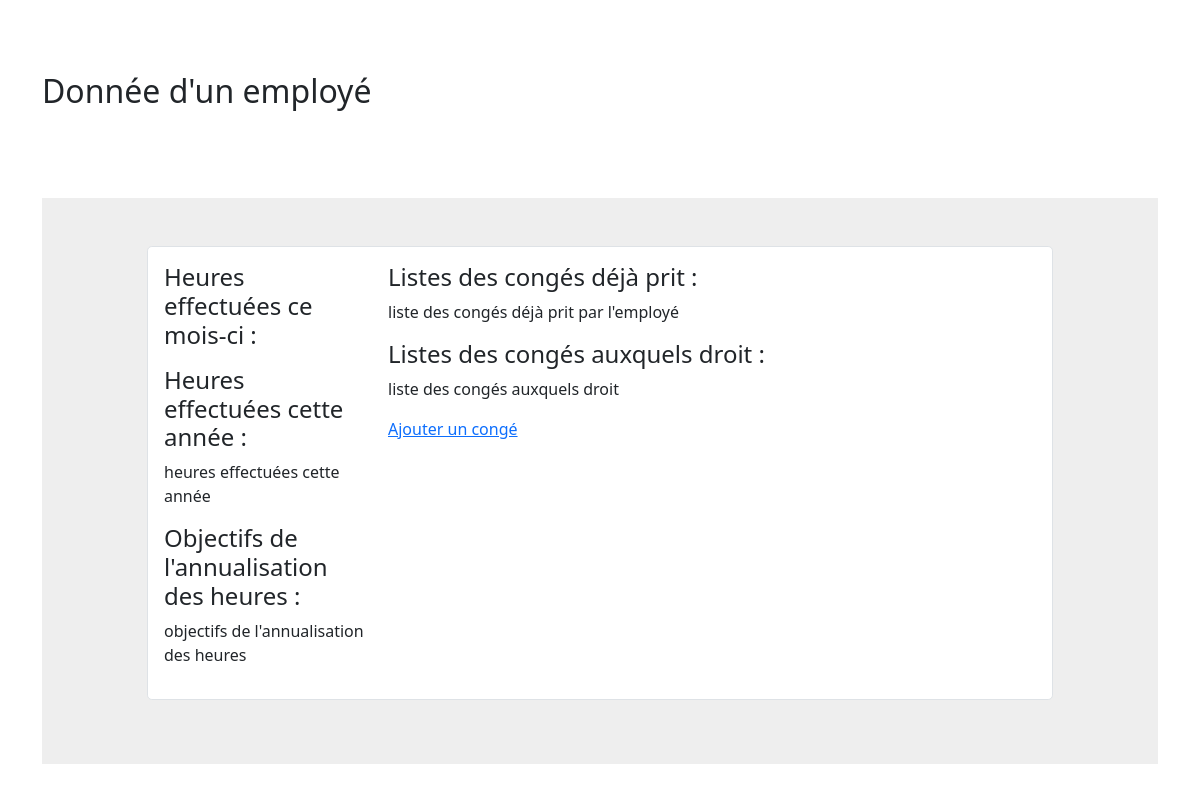
Page /DonneeEmploye.php on the earlier database version.
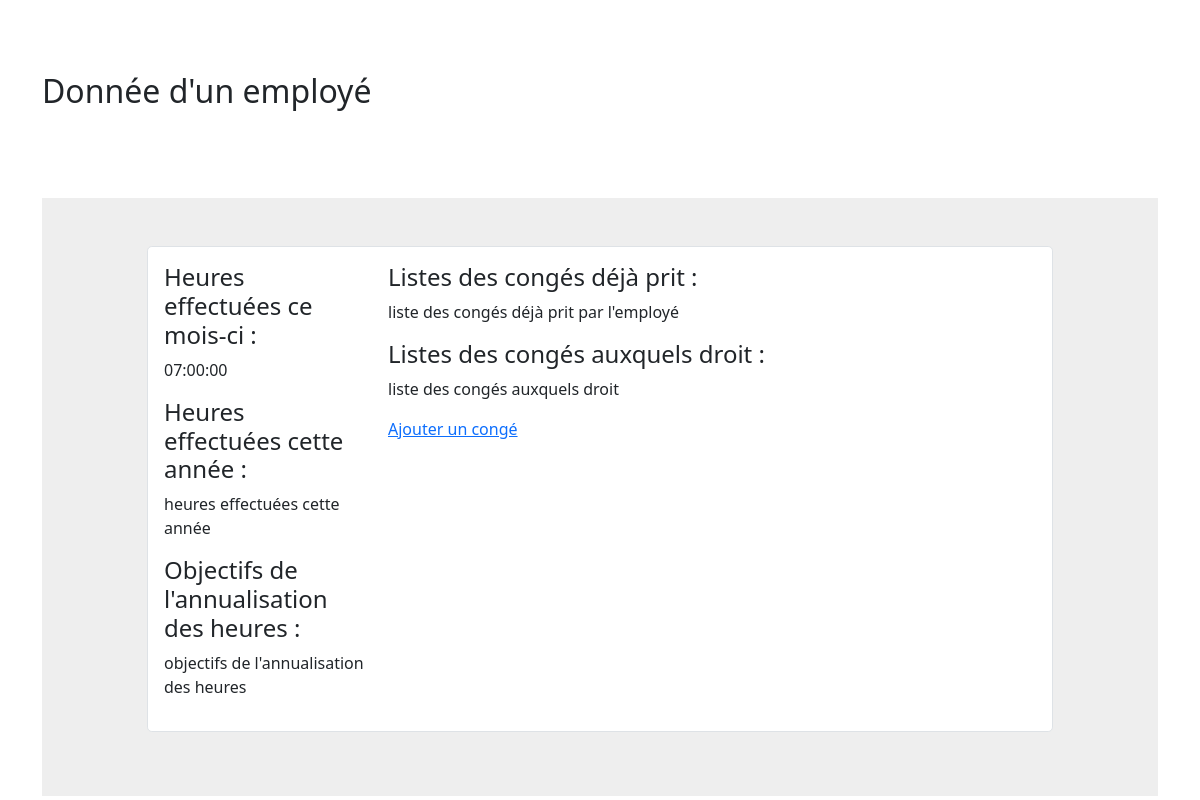
Same page on the later database version.
### tables this page shows
CREATE TABLE `heuresprevues` (
  `idHeure` int(11) NOT NULL,
  `mois` int(11) NOT NULL,
  `annee` year(4) NOT NULL,
  `heuresPrevues` time NOT NULL,
  `nbJoursAnnualisation` int(11) NOT NULL
);

### include/fonctions.php (called while the page is built, shortened)
<?php
function openDB()
{
    try {
        $BDD = new PDO("mysql:host=localhost; dbname=RescueRH;charset=utf8", "root", "", array(PDO::ATTR_ERRMODE => PDO::ERRMODE_EXCEPTION));
        return $BDD;
    } catch (Exception $e) {
        die('Erreur fatale : ' . $e->getMessage());
    }
}
?>

### DonneeEmploye.php (the view, shortened to what this page needs)
<?php
require_once('include/head.php');
include("include/fonctions.php");
require_once('include/head.php');
$mois = date('n');
$req2 = openDb()->prepare('select * from heuresprevues where mois=?');
$req2->execute(array($mois));
$heurePrevuesJours = $req2->fetch();
?>
<!DOCTYPE html>
<html lang="fr">
<body>
<div class="container">
<main class="mt-5 pt-4">
<h2>Donnée d'un employé</h2>
<br>
<br>
<br>
<section style="background-color: #eee;">
        <div class="container py-5">
                <div class="row justify-content-center mb-3">
                    <div class="col-md-12 col-xl-10">
                    <div class="card shadow-0 border rounded-3">
                    <div class="card-body">
                    <div class="row">
                    <div class="col-md-12 col-lg-3 col-xl-3 mb-4 mb-lg-0">
                        <h4>Heures effectuées ce mois-ci :</h4>
                        <p><?= $heurePrevuesJours['heuresPrevues'] ?></p>
                        <h4>Heures effectuées cette année :</h4>
                        <p>heures effectuées cette année</p>
                        <h4>Objectifs de l'annualisation des heures :</h4>
                        <p>objectifs de l'annualisation des heures</p>
                    </div>
                    <div class="col-md-6 col-lg-6 col-xl-6">
                        <h4>Listes des congés déjà prit : </h4>
                        <p>liste des congés déjà prit par l'employé</p>
                        <h4>Listes des congés auxquels droit : </h4>
                        <p>liste des congés auxquels droit</p>
                        <a href="AjouterConge.php">Ajouter un congé</a>
                    </div>
                    </div>
                    </div>
                    </div>
                    </div>
                </div>
        </div>
</section>
</main>
</div>
</body>

### include/head.php (shortened to what this page needs)
<head>
<link href="style.css" rel="stylesheet">
<link href="https://cdn.jsdelivr.net/npm/bootstrap@5.0.2/dist/css/bootstrap.min.css" rel="stylesheet">
</head>

Differences in the rows shown:
added heuresprevues: heuresPrevues "07:00:00"
